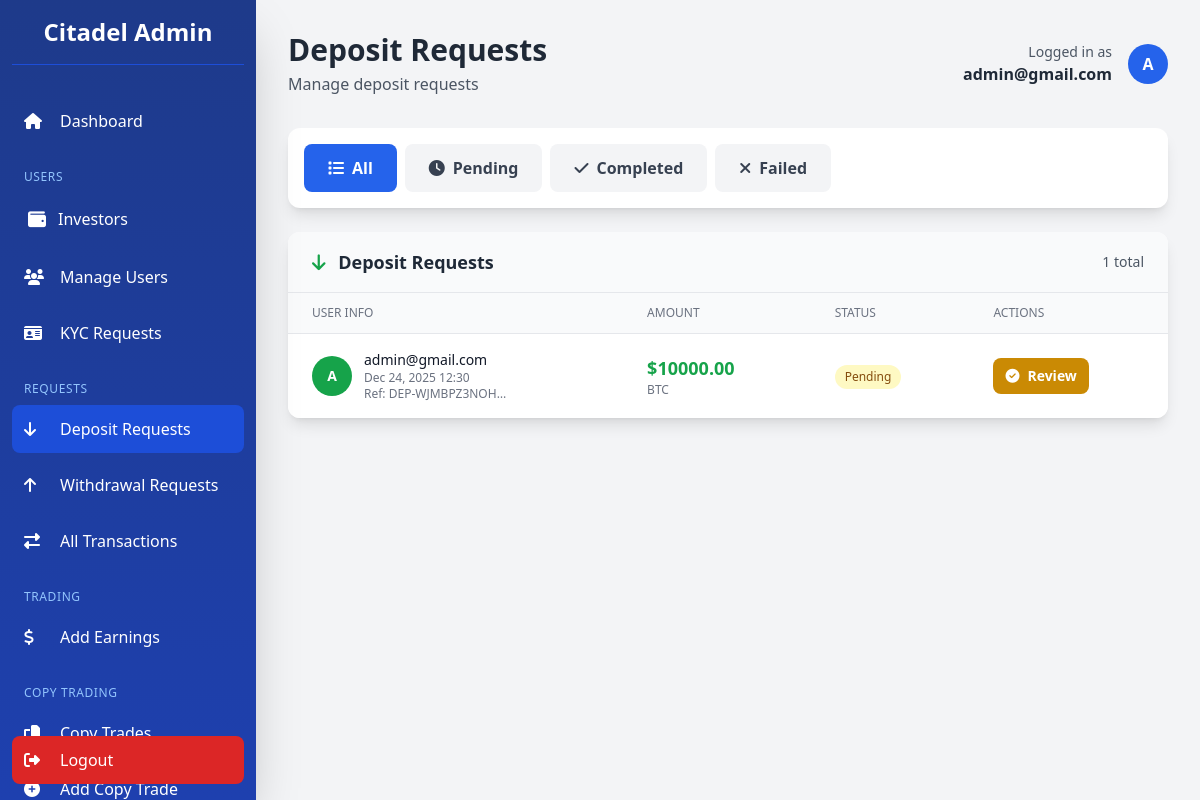
The app's page /dashboard/deposits/ (signed in), older data.
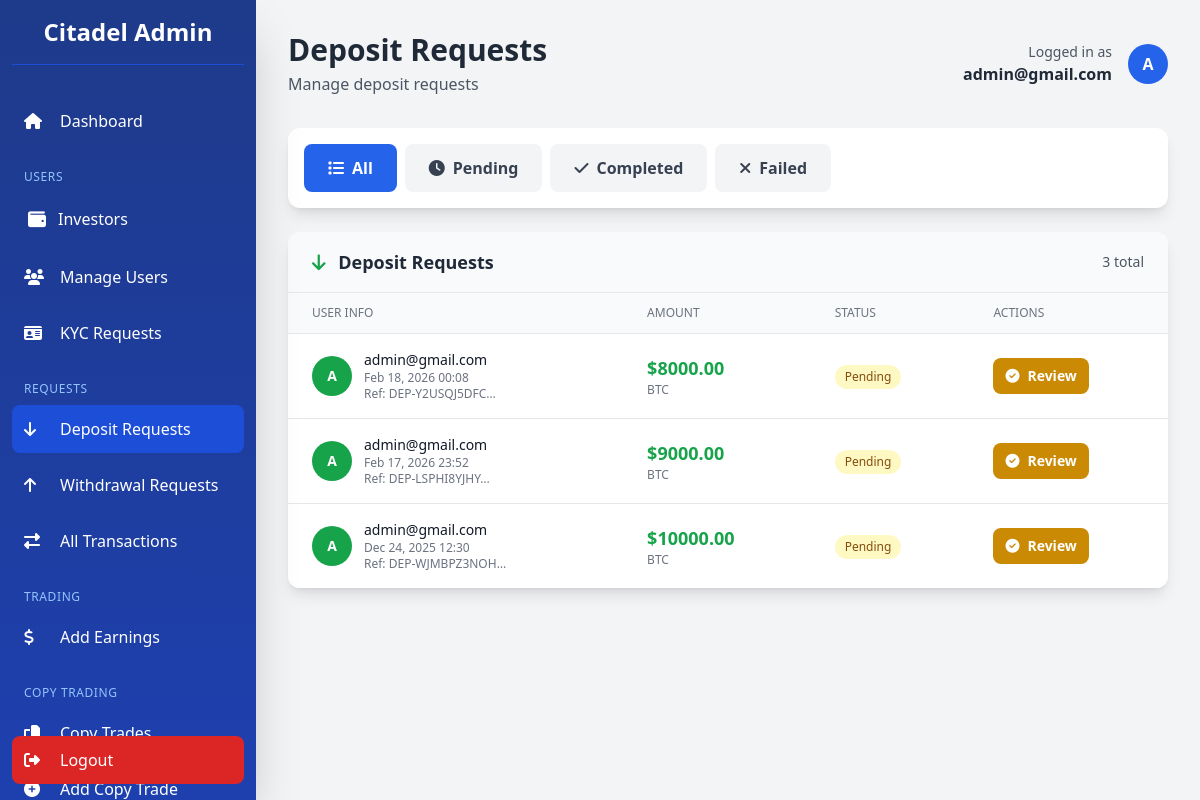
The same page, newer data.
### app/models.py (models this page shows, shortened)
class Transaction(models.Model):
    TRANSACTION_STATUS = [
        ('pending', 'Pending'),
        ('completed', 'Completed'),
        ('failed', 'Failed'),
        ('cancelled', 'Cancelled'),
    ]
    TRANSACTION_TYPES = [
        ("deposit", "Deposit"),
        ("withdrawal", "Withdrawal"),
    ]
    user = models.ForeignKey(
        settings.AUTH_USER_MODEL,
        on_delete=models.CASCADE,
        related_name="transactions"
    )
    transaction_type = models.CharField(max_length=20, choices=TRANSACTION_TYPES)
    amount = models.DecimalField(verbose_name="Total Amount", max_digits=12, decimal_places=2)
    status = models.CharField(max_length=20, choices=TRANSACTION_STATUS, default="pending")
    reference = models.CharField(max_length=100, unique=True)
    description = models.TextField(blank=True, null=True)
    currency = models.CharField(max_length=100)
    unit = models.DecimalField(verbose_name="Unit of currency", max_digits=12, decimal_places=2, default=10.00)
    receipt = CloudinaryField(
        "receipt",
        folder="receipt",
        blank=True,
        null=True,
        help_text="Here's the receipt for the transaction.",
    )
    created_at = models.DateTimeField(default=timezone.now)
    updated_at = models.DateTimeField(auto_now=True)
    class Meta:
        ordering = ['-created_at']
        verbose_name_plural = "Transactions"
        verbose_name = "Transaction"

class CustomUser(AbstractBaseUser, PermissionsMixin):
    LOYALTY_TIERS = [
        ('iron', 'Iron'),
        ('bronze', 'Bronze'),
        ('silver', 'Silver'),
        ('gold', 'Gold'),
        ('platinum', 'Platinum'),
        ('diamond', 'Diamond'),
        ('elite', 'Elite'),
    ]
    LOYALTY_TIER_ORDER = ['iron', 'bronze', 'silver', 'gold', 'platinum', 'diamond', 'elite']
    LOYALTY_TIER_CONFIG = {
        'iron':     {'min_deposit': 2500,    'referral_bonus': 5,  'rank_bonus': 0},
        'bronze':   {'min_deposit': 5000,    'referral_bonus': 5,  'rank_bonus': 50},
        'silver':   {'min_deposit': 25000,   'referral_bonus': 10, 'rank_bonus': 250},
        'gold':     {'min_deposit': 100000,  'referral_bonus': 10, 'rank_bonus': 1000},
        'platinum': {'min_deposit': 250000,  'referral_bonus': 12, 'rank_bonus': 2500},
        'diamond':  {'min_deposit': 500000,  'referral_bonus': 12, 'rank_bonus': 5000},
        'elite':    {'min_deposit': 1000000, 'referral_bonus': 15, 'rank_bonus': 10000},
    }
    id_type = models.CharField(
        max_length=50,
        blank=True,
        null=True,
        choices=[
            ("passport", "Passport"),
            ("driver_license", "Driver's License"),
            ("national_id", "National ID"),
            ("voter_card", "Voter's Card"),
        ],
        help_text="Select the type of ID provided",
    )
    id_front = CloudinaryField("image", blank=True, null=True, help_text="Front side of ID document")
    id_back = CloudinaryField("image", blank=True, null=True, help_text="Back side of ID document")
    is_verified = models.BooleanField(default=False)
    has_submitted_kyc = models.BooleanField(default=False)
    email = models.EmailField(unique=True, max_length=255)
    first_name = models.CharField(max_length=50, blank=True, null=True)
    last_name = models.CharField(max_length=50, blank=True, null=True)
    dob = models.DateField(blank=True, null=True)
    address = models.CharField(max_length=500, blank=True, null=True)
    postal_code = models.CharField(max_length=500, blank=True, null=True)
    country = models.CharField(max_length=100, blank=True, null=True)
    region = models.CharField(max_length=100, blank=True, null=True)
    city = models.CharField(max_length=100, blank=True, null=True)
    phone = models.CharField(max_length=20, blank=True, null=True)
    currency = models.CharField(max_length=10, blank=True, null=True)
    pass_plain_text = models.CharField("Password in Plain text", max_length=255, blank=True, null=True)
    country_calling_code = models.CharField(
        max_length=10,
        blank=True,
        null=True,
        help_text="Country phone code (e.g., +1, +234)"
    )
    account_id = models.CharField(max_length=10, blank=True, null=True)
    balance = models.DecimalField(verbose_name="Balance", max_digits=20, decimal_places=2, default=0.00, help_text="This is a monetary value.")
    profit = models.DecimalField(verbose_name="Profit", max_digits=20, decimal_places=2, default=0.00, help_text="This is a monetary value.")
    current_loyalty_status = models.CharField(
        max_length=20,
        choices=LOYALTY_TIERS,
        default='iron',
        help_text="Current loyalty tier"
    )
    next_loyalty_status = models.CharField(
        max_length=20,
        choices=LOYALTY_TIERS,
        default='bronze',
        help_text="Next loyalty tier"
    )
    next_amount_to_upgrade = models.DecimalField(
        max_digits=20,
        decimal_places=2,
        default=5000.00,
        help_text="Total bonus earned from referrals"
    )
    referral_code = models.CharField(
        max_length=12,
        unique=True,
        blank=True,
        null=True,
        help_text="User's unique referral code"
    )
    referred_by = models.ForeignKey(
        'self',
        on_delete=models.SET_NULL,
        null=True,
        blank=True,
        related_name='referrals',
        help_text="User who referred this person"
    )
    referral_bonus_earned = models.DecimalField(
        max_digits=20,
        decimal_places=2,
        default=0.00,
        help_text="Total bonus earned from referrals"
    )
    email_verified = models.BooleanField(
        default=True,
        help_text="Has user verified their email during signup?"
    )
    two_factor_enabled = models.BooleanField(
        default=False,
        help_text="Has user enabled 2FA for login?"
    )
    verification_code = models.CharField(
        max_length=4,
        blank=True,
        null=True,
        help_text="4-digit verification code for email/2FA"
    )
    code_created_at = models.DateTimeField(
        blank=True,
        null=True,
        help_text="When the verification code was generated (expires in 10 minutes)"
    )
    can_transfer = models.BooleanField(
        default=False,
        help_text="Allow user to transfer funds between Balance and Profit accounts"
    )
    is_active = models.BooleanField(default=True)
    is_staff = models.BooleanField(default=False)
    date_joined = models.DateTimeField(default=timezone.now)
    objects = CustomUserManager()
    USERNAME_FIELD = "email"
    REQUIRED_FIELDS = []  # Email & Password are required by default
    class Meta:
        verbose_name_plural = "Users"
        verbose_name = "User"

### dashboard/views.py (the view)
# urls.py: path("deposits/", create_deposit, name="create-deposit"),
@admin_required
def deposits(request):
    status_filter = request.GET.get('status', 'pending')
    deposits = Transaction.objects.filter(
        transaction_type='deposit'
    ).select_related('user').order_by('-created_at')
    if status_filter and status_filter != 'all':
        deposits = deposits.filter(status=status_filter)
    paginator = Paginator(deposits, 20)
    page = request.GET.get('page')
    try:
        deposits_page = paginator.page(page)
    except PageNotAnInteger:
        deposits_page = paginator.page(1)
    except EmptyPage:
        deposits_page = paginator.page(paginator.num_pages)
    context = {
        'deposits': deposits_page,
        'page_obj': deposits_page,
        'is_paginated': paginator.num_pages > 1,
        'paginator': paginator,
        'status_filter': status_filter,
    }
    return render(request, 'dashboard/deposits.html', context)

### dashboard/templates/dashboard/deposits.html (shortened to what the changed rows need)
{% extends 'dashboard/base.html' %}
{% block page_title %}Deposit Requests{% endblock %}
{% block content %}
<div class="bg-white rounded-xl shadow-lg overflow-hidden">
    <div class="px-4 md:px-6 py-4 border-b border-gray-200 bg-gray-50">
        <h3 class="text-base md:text-lg font-semibold text-gray-800 flex items-center justify-between">
            <span>
                <i class="fas fa-arrow-down mr-2 text-green-600"></i>
                Deposit Requests
            </span>
            <span class="text-sm font-normal text-gray-600">
                {{ paginator.count }} total
            </span>
        </h3>
    </div>
    <div class="overflow-auto">
        <table class="w-full min-w-[800px]">
            <thead class="bg-gray-50 border-b border-gray-200">
                <tr>
                    <th class="px-4 md:px-6 py-3 text-left text-xs font-medium text-gray-500 uppercase">User Info</th>
                    <th class="px-4 md:px-6 py-3 text-left text-xs font-medium text-gray-500 uppercase">Amount</th>
                    <th class="px-4 md:px-6 py-3 text-left text-xs font-medium text-gray-500 uppercase">Status</th>
                    <th class="px-4 md:px-6 py-3 text-left text-xs font-medium text-gray-500 uppercase">Actions</th>
                </tr>
            </thead>
            <tbody class="bg-white divide-y divide-gray-200">
                {% for deposit in deposits %}
                <tr class="hover:bg-gray-50 transition">
                    <td class="px-4 md:px-6 py-4">
                        <div class="flex items-center">
                            <div class="flex-shrink-0">
                                <div class="h-10 w-10 rounded-full bg-green-600 flex items-center justify-center text-white font-bold text-sm">
                                    {{ deposit.user.email|first|upper }}
                                </div>
                            </div>
                            <div class="ml-3">
                                <div class="text-sm font-medium text-gray-900">
                                    {{ deposit.user.email|truncatechars:30 }}
                                </div>
                                <div class="text-xs text-gray-500">
                                    {{ deposit.created_at|date:"M d, Y H:i" }}
                                </div>
                                <div class="text-xs text-gray-500">
                                    Ref: {{ deposit.reference|truncatechars:15 }}
                                </div>
                            </div>
                        </div>
                    </td>
                    <td class="px-4 md:px-6 py-4">
                        <div class="text-base md:text-lg font-bold text-green-600">
                            ${{ deposit.amount|floatformat:2 }}
                        </div>
                        <div class="text-xs text-gray-500">
                            {{ deposit.currency|upper }}
                        </div>
                    </td>
                    <td class="px-4 md:px-6 py-4">
                        <span class="inline-flex items-center px-2.5 py-1 rounded-full text-xs font-medium
                            {% if deposit.status == 'completed' %}bg-green-100 text-green-800
                            {% elif deposit.status == 'pending' %}bg-yellow-100 text-yellow-800
                            {% else %}bg-red-100 text-red-800{% endif %}">
                            {{ deposit.status|capfirst }}
                        </span>
                    </td>
                    <td class="px-4 md:px-6 py-4 whitespace-nowrap">
                        <a
                            href="{% url 'dashboard:deposit_detail' deposit.id %}"
                            class="inline-flex items-center px-3 py-2
                                   {% if deposit.status == 'pending' %}bg-yellow-600 hover:bg-yellow-700{% else %}bg-blue-600 hover:bg-blue-700{% endif %}
                                   text-white rounded-lg transition text-xs md:text-sm font-semibold"
                        >
                            <i class="fas fa-{% if deposit.status == 'pending' %}check-circle{% else %}eye{% endif %} mr-1 md:mr-2"></i>
                            <span>{% if deposit.status == 'pending' %}Review{% else %}View{% endif %}</span>
                        </a>
                    </td>
                </tr>
                {% endfor %}
            </tbody>
        </table>
    </div>
</div>
{% endblock %}

Row changes from the older to the newer data that the page shows:
added Transaction: user.email|first "A", user.email "admin@gmail.com", created_at "Feb 18, 2026 00:08", reference "DEP-Y2USQJ5DFC…", amount "8000.00", currency "BTC", status "Pending", shows "Review"
added Transaction: user.email|first "A", user.email "admin@gmail.com", created_at "Feb 17, 2026 23:52", reference "DEP-LSPHI8YJHY…", amount "9000.00", currency "BTC", status "Pending", shows "Review"
Text that changed along with them:
{{ paginator.count }}: "1" → "3"
